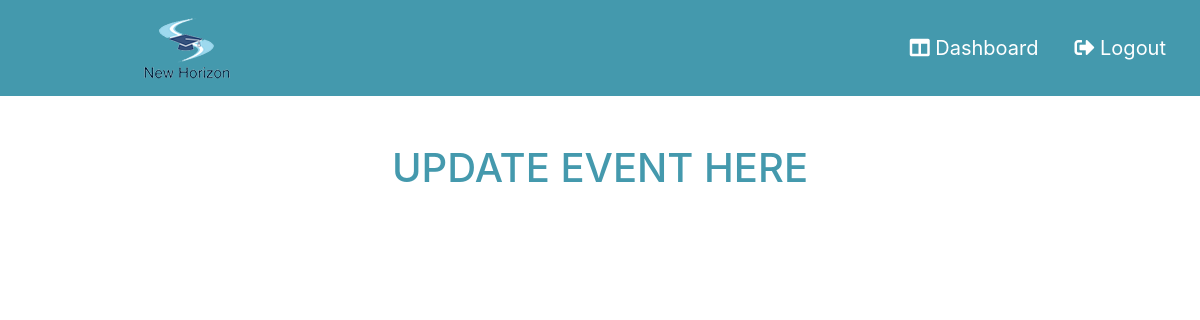
Page /dashboard/updateevent/ on the earlier database version.
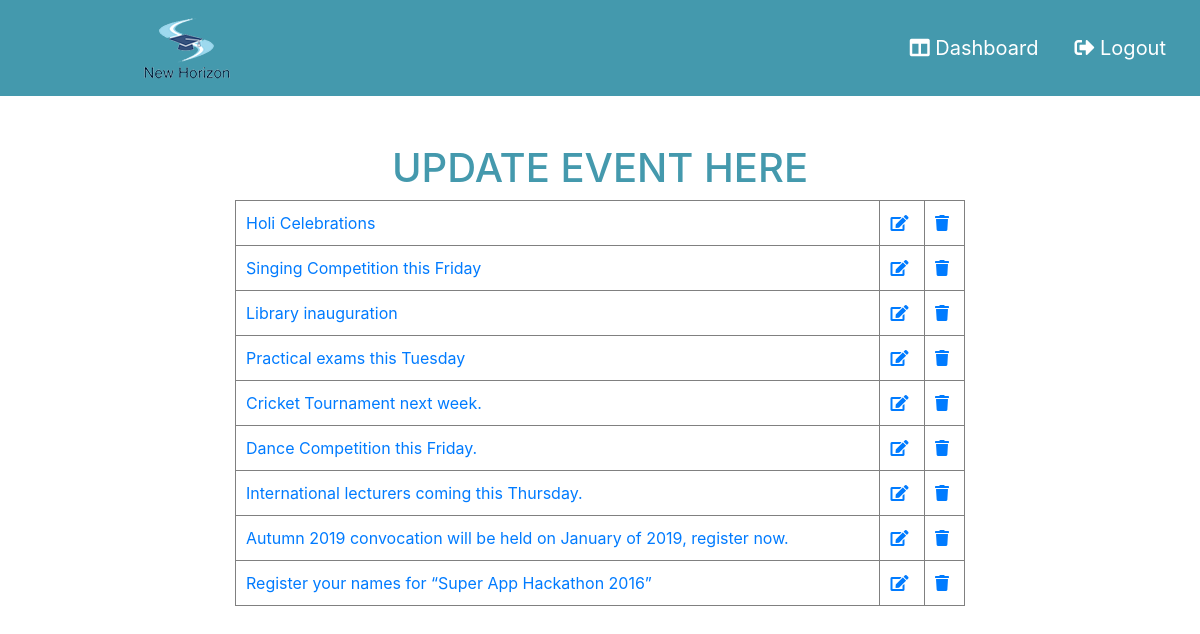
Same page on the later database version.
### homepage/models.py (models this page shows, shortened)
class Events(models.Model):
    event_title = models.CharField(max_length=200)
    event_description = models.TextField(default='')
    event_image = models.FileField(upload_to='events')
    event_date_time = models.DateTimeField(auto_now_add=True)
    class Meta():
        ordering = ['-event_date_time']

### homepage/views.py (the view)
# urls.py: path('dashboard/updateevent/', views.update_event, name='update_event'),
def update_event(request):
    event_list = Events.objects.all()
    return render(request, 'homepage/update_event.html', {'event_list': event_list})

### homepage/templates/homepage/update_event.html (shortened to what this page needs)
{% extends 'base.html' %}
{% load static %}
{% block page-header %}
    <nav class="navbar navbar-expand-lg navbar-dark bg-dark">
        <a class="navbar-brand offset-md-1" href="{% url 'home' %}">
            <img src="/media/logo/logo_2ngeXMV.png">
        </a>
        <div class="collapse navbar-collapse" id="navbarSupportedContent">
            <ul class="navbar-nav ml-auto">
                <li class="nav-item">
                    <a class="nav-link" href="{% url 'login' %}"><i class="fas fa-columns"></i> Dashboard</a>
                </li>
                <li class="nav-item">
                    <a class="nav-link" href="{% url 'logout' %}"><i class="fas fa-sign-out-alt"></i> Logout</a>
                </li>
            </ul>
        </div>
    </nav>
{% endblock %}
{% block page-body %}
    <div class="container mt-5">
    <h1 class="text-center">UPDATE EVENT HERE</h1>
    <div class="row justify-content-center">
        <div class="col-lg-8 col-md-8 col-sm-8">
            <table border="1px" cellpadding="10px" cellspacing="10px" class="w-100">
                {% for event in event_list %}
                    <tr>
                        <td><a href="/dashboard/updateevent/event/{{ event.id }}/">{{ event.event_title }}</a></td>
                        <td><a href="/dashboard/editevent/{{ event.id }}"><i class="fas fa-edit"></i></a></td>
                        <td><a href="/dashboard/deleteevent/{{ event.id }}/"><i class="fas fa-trash"></i></a></td>
                    </tr>
                {% endfor %}
            </table>
        </div>
    </div>
   </div>
{% endblock %}

Differences in the rows shown:
added Events: event_title "Holi Celebrations"
added Events: event_title "Singing Competition this Friday"
added Events: event_title "Library inauguration"
added Events: event_title "Practical exams this Tuesday"
added Events: event_title "Cricket Tournament next week."
added Events: event_title "Dance Competition this Friday."
added Events: event_title "International lecturers coming this Thursday."
added Events: event_title "Autumn 2019 convocation will be held on January of 2019, register now."
added Events: event_title "Register your names for “Super App Hackathon 2016”"
